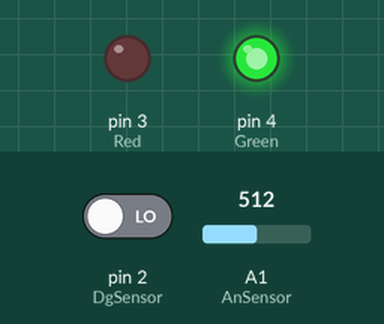
Bench run of a sketch on a simulated Arduino Uno, built with avr-gcc and run on an emulated ATmega328P. On the bench: output pins drawn as LEDs (lit = HIGH). Inputs (shaded band) come from the test bench; at power-on: A1 (AnSensor) = 512, pin 2 (DgSensor) LOW.

Above: at 6.2 s.
6.3 s: A1 (AnSensor) set to 487
At 6.6 s:
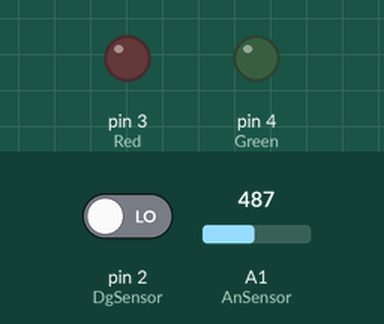
7.8 s: A1 (AnSensor) set to 510
At 9.0 s:
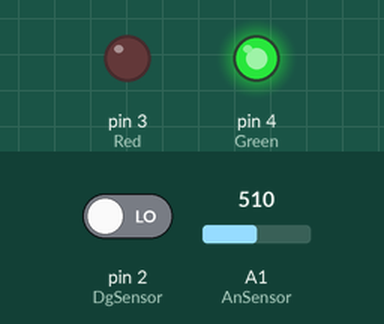
9.3 s: A1 (AnSensor) set to 490
At 10.1 s:
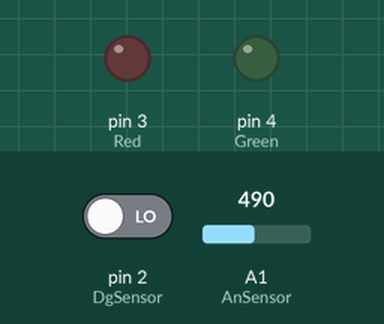
Timing chart, 0 to 12.3 s (numbered marks = the images above; inputs shaded):
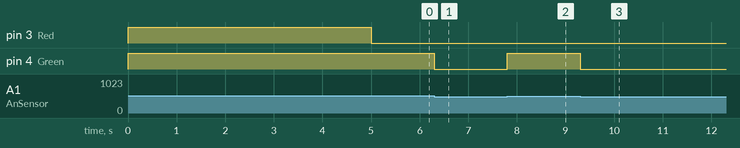

Measured:
- the behaviour switches between 501 and 500 on A1 (AnSensor) (found by bisection; images 0 and 1)
- after the input at 6.3 s, pin 4 (Green): HIGH → LOW at once
- after the input at 7.8 s, pin 4 (Green): LOW → HIGH at once
- after the input at 9.3 s, pin 4 (Green): HIGH → LOW at once

The sketch:

Tiny_sound_v0.ino
```cpp
const int Green = 4;
const int AnSensor = 1;
const int DgSensor = 2;
const int Red = 3;
int SoundLevel =0;
int SoundBarrier =0;

void setup()
{
  pinMode(Green, OUTPUT);
  pinMode(AnSensor, INPUT);
  pinMode(DgSensor, INPUT);
  pinMode(Red, OUTPUT);
  digitalWrite(Red, HIGH);
  digitalWrite(Green, HIGH);
  delay(5000);
  digitalWrite(Green, LOW);
  digitalWrite(Red, LOW);
}

void loop()
{
  SoundLevel=analogRead(AnSensor);
  SoundBarrier=digitalRead(DgSensor);
  if(SoundLevel>500)
  {
    digitalWrite(Green, HIGH);
  }
  else if(DgSensor==1)
  {
    digitalWrite(Red, HIGH);
  }
  else
  {
    digitalWrite(Red, LOW);
    digitalWrite(Green, LOW);
  }


}
```
